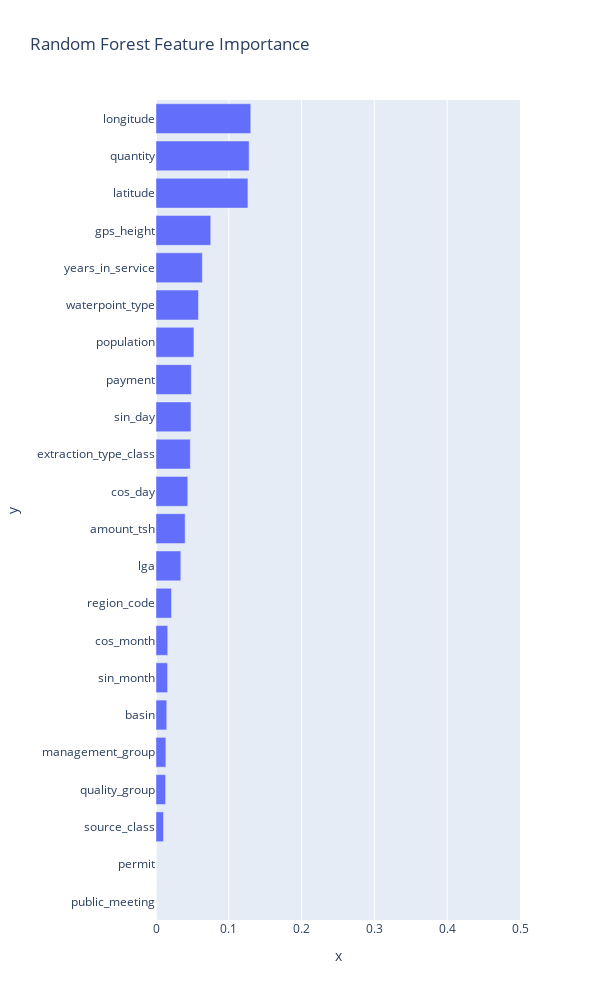

This figure's notebook cell:
### Code cell
rfdtmportances = pd.DataFrame(trees_rand.feature_importances_, X_train.columns, columns=['value'])

rf_importances = pd.DataFrame(trees_rand.feature_importances_, X_train.columns, columns=['value'])

rf_importances.reset_index(inplace=True)

rf_importances = rf_importances.sort_values(by='value', ascending=True)

fig = px.bar(y=rf_importances['index'], x=rf_importances['value'], width=600, height=1000, title="Random Forest Feature Importance")
fig.update_xaxes(range=[0, 0.5])
fig.show()

### Figure 1 — Plotly figure (JSON) as saved in the notebook; plotly's stock layout.template omitted (floating-point values rounded to 4 significant figures)
{"data": [{"alignmentgroup": "True", "hovertemplate": "x=%{x}<br>y=%{y}<extra></extra>", "legendgroup": "", "marker": {"color": "#636efa", "pattern": {"shape": ""}}, "name": "", "offsetgroup": "", "orientation": "h", "showlegend": false, "textposition": "auto", "type": "bar", "x": [0, 0, 0.01027, 0.0132, 0.01355, 0.01476, 0.0159, 0.01611, 0.02129, 0.03408, 0.04003, 0.04363, 0.04712, 0.04801, 0.04851, 0.05207, 0.05832, 0.06364, 0.07518, 0.1263, 0.1279, 0.1301], "xaxis": "x", "y": ["public_meeting", "permit", "source_class", "quality_group", "management_group", "basin", "sin_month", "cos_month", "region_code", "lga", "amount_tsh", "cos_day", "extraction_type_class", "sin_day", "payment", "population", "waterpoint_type", "years_in_service", "gps_height", "latitude", "quantity", "longitude"], "yaxis": "y"}], "layout": {"barmode": "relative", "height": 1000, "legend": {"tracegroupgap": 0}, "title": {"text": "Random Forest Feature Importance"}, "width": 600, "xaxis": {"anchor": "y", "domain": [0, 1], "range": [0, 0.5], "title": {"text": "x"}}, "yaxis": {"anchor": "x", "domain": [0, 1], "title": {"text": "y"}}}}
